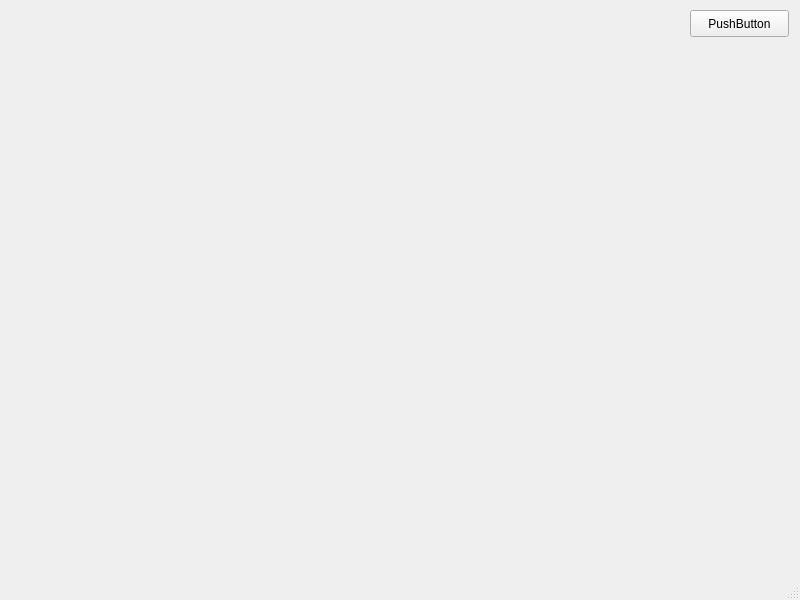
<?xml version="1.0" encoding="UTF-8"?>
<ui version="4.0">
 <class>MainWindow</class>
 <widget class="QMainWindow" name="MainWindow">
  <property name="geometry">
   <rect>
    <x>0</x>
    <y>0</y>
    <width>800</width>
    <height>600</height>
   </rect>
  </property>
  <property name="windowTitle">
   <string>MainWindow</string>
  </property>
  <widget class="QWidget" name="centralwidget">
   <widget class="QPushButton" name="pushButton">
    <property name="geometry">
     <rect>
      <x>690</x>
      <y>10</y>
      <width>99</width>
      <height>27</height>
     </rect>
    </property>
    <property name="text">
     <string>PushButton</string>
    </property>
   </widget>
   <widget class="QWidget" name="scatterplot" native="true">
    <property name="geometry">
     <rect>
      <x>-1</x>
      <y>-1</y>
      <width>681</width>
      <height>541</height>
     </rect>
    </property>
   </widget>
  </widget>
  <widget class="QMenuBar" name="menubar">
   <property name="geometry">
    <rect>
     <x>0</x>
     <y>0</y>
     <width>800</width>
     <height>25</height>
    </rect>
   </property>
  </widget>
  <widget class="QStatusBar" name="statusbar"/>
 </widget>
 <resources/>
 <connections/>
</ui>
